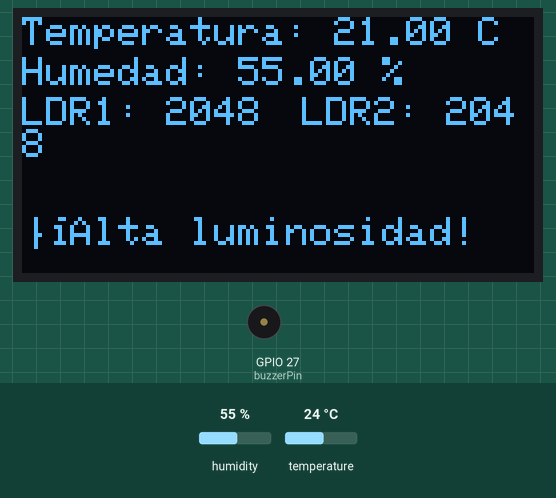
Simulated run of this program. Board: ESP32. Parts: 128×64 one-colour display, buzzer (waves = sounding). The inputs (shaded band) are chosen by the test bench; at power-on: humidity 55 %, temperature 24 °C. WiFi joins after 1.5 s; servers stay silent unless stated; the display library's start-up logo is not drawn; uploads are accepted with an empty reply; what the program prints to the serial monitor is not drawn.

Above: at 26.3 s.
Timing chart, 0 to 27.8 s (numbered marks = the images above):
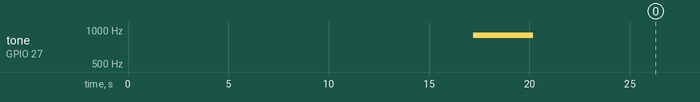

Measured:
- by itself, tone on GPIO 27 (buzzerPin): silent → 900 Hz at 17.2 s, → silent 3.0 s later

The program:

main.cpp
```cpp
#include <WiFi.h>
#include <Wire.h>
#include <DHT.h>
#include <ArduinoJson.h>
#include <Adafruit_SSD1306.h>
#include <Adafruit_I2CDevice.h>

const char *ssid = "iPhone de Paula";
const char *password = "f472547F";


// Direcció del servidor Sentilo
const char* host = "147.83.83.21";
const char* token = "f3ac6fb7b1657a691e28dec382a41e0182f2289bd13f120e399f008bb03ed2f9";
const char* provider = "grup_3-101@grup3_provider/";
const char* sensor1 = "humitat/";
const char* sensor2 = "temperatura/";
const char* sensor3 = "ldr1/";
const char* sensor4 = "ldr2/";

// Configuració dels pins dels sensors
#define DHT_PIN 5      // Pin de dades del sensor DHT11
#define OLED_RESET 22   // Pin de dades de la pantalla
const int ldrPin1 = 32; // Pin del sensor LDR1
const int ldrPin2 = 34; // Pin del sensor LDR2
const int buzzerPin = 27; //Pin del buzzer afegit
const float limitSuperiorTemperatura = 30;
const float limitSuperiorHumitat = 60;
const float limitSuperiorLluminositat = 700;
const float limitInferiorTemperatura = 10;
const float limitInferiorHumitat = 45;
const float limitInferiorLluminositat = 600;

DHT dht(DHT_PIN, DHT11);
Adafruit_SSD1306 display(128, 64, &Wire, OLED_RESET);

void setup() {
  Serial.begin(115200);
  delay(1000);

  // Connexió a la xarxa
  WiFi.begin(ssid, password);
  while (WiFi.status() != WL_CONNECTED) {
    delay(1000);
    Serial.println("Conectando a WiFi...");
  }
  Serial.println("Conectado a la red WiFi");

  // Inicialització del sensor DHT11
  dht.begin();
  delay(5000);

  // Inicialització del display OLED
  if(!display.begin(SSD1306_SWITCHCAPVCC, 0x3C)) {
    Serial.println(F("SSD1306 allocation failed"));
    for(;;);
  }

  pinMode(buzzerPin, OUTPUT); // Afegit buzzer

  display.display();
  delay(2000);
  display.clearDisplay();
}

// Funció per calibrar la temperatura
float calibrateTemperature(float currentTemperature) {
  float calibratedTemperature = currentTemperature - 3.0;
  return calibratedTemperature;
}

void putdata(const char* sensor, float value) {
  WiFiClient client;
  const int httpPort = 8081;

  if (client.connect(host, httpPort)) {
    client.print("PUT /data/");
    client.print(provider);
    client.print(sensor);
    client.print(value);
    client.print(" HTTP/1.1\r\nIDENTITY_KEY: ");
    client.print(token);
    client.print("\r\n\r\n");

    unsigned long timeout = millis();
    while (client.available() == 0) {
      if (millis() - timeout > 5000) {
        Serial.println(">>> Superado el tiempo de espera !");
        client.stop();
        return;
      }
    }

    client.stop();
  } else {
    Serial.println("Ha fallado la conexión");
  }
}

// Metode Get per obtenir les 8 ultimes dades del sensor així treu les dades d'un dia sencer 24h
void analisidades(const char* sensor) {
  WiFiClient client;
  const int httpPort = 8081;

  if (client.connect(host, httpPort)) {
    client.print("GET /data/");
    client.print(provider);
    client.print(sensor);
    client.print("/?limit=8 HTTP/1.1\r\n");
    client.print("IDENTITY_KEY: ");
    client.print(token);
    client.print("\r\n\r\n");

    unsigned long timeout = millis();
    while (client.available() == 0) {
      if (millis() - timeout > 5000) {
        Serial.println(">>> Superado el tiempo de espera !");
        client.stop();
        return;
      }
    }

    const int capacity = 2048;
    char buffer[capacity];
    size_t bytesRead = client.readBytes(buffer, capacity);

    Serial.write(buffer, bytesRead);

    client.stop();
  } else {
    Serial.println("Ha fallado la conexión");
  }
}

// Funció per detenir el so en el Buzzer Passiu
void noTone(int pin) {
  if (pin < 0 || pin >= NUM_DIGITAL_PINS) {
    return;  // Surt quan el pin no és vàlid
  }

  ledcDetachPin(pin);
}

void tone(int pin, int frequency, int duration) {
  if (pin < 0 || pin >= NUM_DIGITAL_PINS || frequency == 0) {
    return;  // Surt quan el pin no és vàlid o la freqüència és 0
  }

  ledcAttachPin(pin, 0);
  ledcWriteTone(0, frequency);
  delay(duration);
  noTone(pin);
}

void alertaSonido() {
  // Genera un so d'alerta
  tone(buzzerPin, 900, 3000);  // freqüència
  delay(6000);  // duració del so
  noTone(buzzerPin);  // para el so
}

void loop() {

  float humidity = dht.readHumidity();
  float temperature1 = dht.readTemperature();
  float temperature = calibrateTemperature(temperature1);
  // Llegeix el valor del sensor LDR
  int ldrValue1 = analogRead(ldrPin1);
  int ldrValue2 = analogRead(ldrPin2);

  putdata(sensor1, humidity);
  putdata(sensor2, temperature);
  putdata(sensor3, ldrValue1);
  putdata(sensor4, ldrValue2);

  analisidades(sensor1);
  analisidades(sensor2);
  analisidades(sensor3);
  analisidades(sensor4);

  // Limpia el display
  display.clearDisplay();
  delay(1000);

  // Imprimeix els valors en el display
  display.setTextSize(1);
  display.setTextColor(SSD1306_WHITE);
  display.setCursor(0, 0);
  display.print("Temperatura: ");
  display.print(temperature);
  display.print(" C");

  //Valor Humitat
  display.setCursor(0, 10);
  display.print("Humedad: ");
  display.print(humidity);
  display.print(" %");

  //Valor Llum
  display.setCursor(0, 20);
  display.print("LDR1: ");
  display.print(ldrValue1);

  display.setCursor(70, 20);
  display.print("LDR2: ");
  display.print(ldrValue2);

  if (temperature > limitSuperiorTemperatura || temperature < limitInferiorTemperatura) {
    display.setCursor(0, 30);
    alertaSonido();
    if(temperature > limitSuperiorTemperatura){
      display.print("¡Alta temperatura!");
    }
    else{
      display.print("¡Baja temperatura!");
    }
  }
  if (humidity > limitSuperiorHumitat || humidity < limitInferiorHumitat) {
    display.setCursor(0, 40);
    alertaSonido();
    if(humidity > limitSuperiorHumitat){
      display.print("¡Alta Humedad!");
    }
    else{
      display.print("¡Baja Humedad!");
    }
  }
  if (ldrValue1 > limitSuperiorLluminositat || ldrValue2 > limitSuperiorLluminositat || ldrValue1 < limitInferiorLluminositat || ldrValue2 < limitInferiorLluminositat ) {
    display.setCursor(0, 50);
    alertaSonido();
    if(ldrValue1 > limitSuperiorLluminositat || ldrValue2 > limitSuperiorLluminositat){
      display.print("¡Alta luminosidad!");
    }
    else{
      display.print("¡Baja luminosidad!");
    }
  }
  else {
    display.setCursor(0, 40);
    display.print("Todo en orden");
  }

  // Mostra les dades en el display
  display.display();

  // Imprimeix els valors per pantalla
  Serial.println(" ");

  Serial.print("Temperatura: ");
  Serial.print(temperature);
  Serial.println(" °C");

  Serial.print("Humedad: ");
  Serial.print(humidity);
  Serial.println(" %");

  Serial.print("Valor del sensor LDR1: ");
  Serial.println(ldrValue1);

  Serial.print("Valor del sensor LDR2: ");
  Serial.println(ldrValue2);
  delay(10800000); //CADA 3 HORAS
}
```
